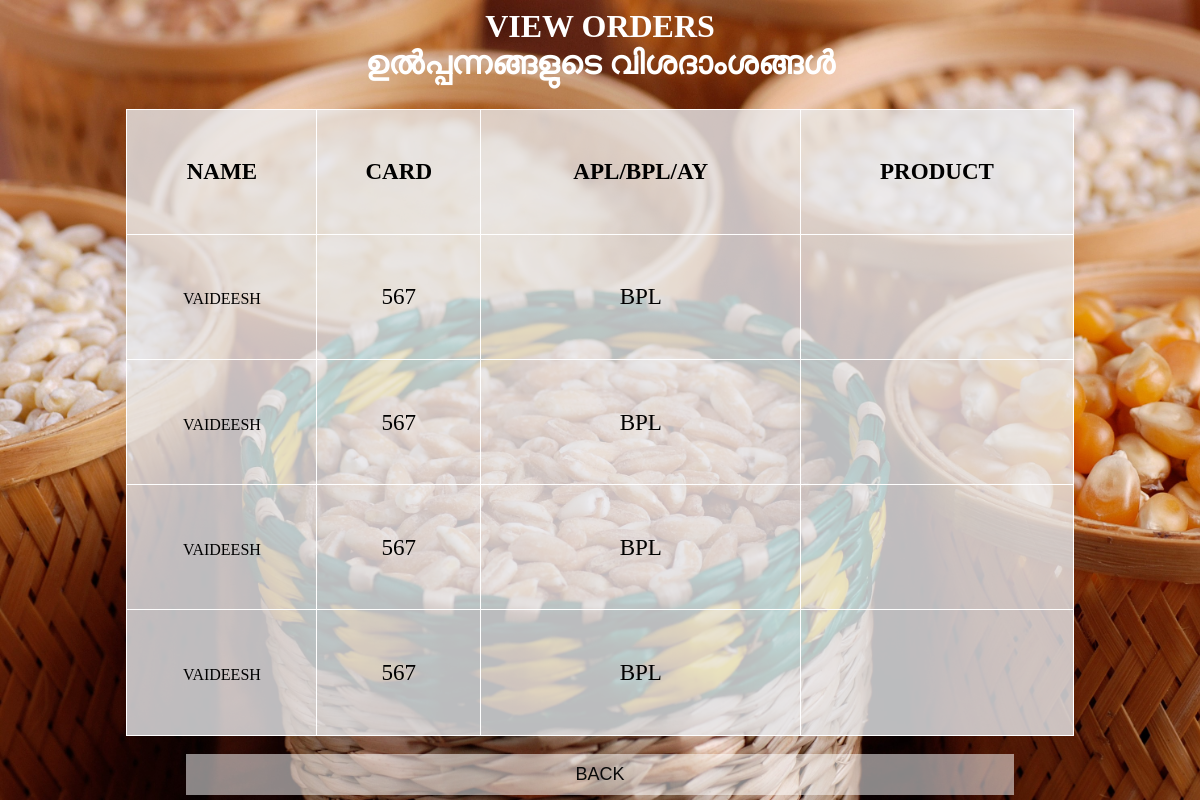
The page /view_orders/ on the database its author committed.
### ration_app/models.py (models this page shows, shortened)
class Payment(models.Model):
    user = models.ForeignKey(reg, on_delete=models.CASCADE)
    total_amount = models.DecimalField(max_digits=10, decimal_places=2)
    razorpay_order_id = models.CharField(max_length=100)
    razorpay_payment_id = models.CharField(max_length=100, null=True, blank=True)
    status = models.CharField(max_length=50)
    products = models.TextField()  # Store product information as a string (e.g., JSON)

class reg(models.Model):
    fullname = models.CharField(max_length=20)
    address = models.CharField(max_length=20)
    contact = models.IntegerField()
    cardno = models.CharField(max_length=12)
    card = models.CharField(max_length=12)
    password = models.CharField(max_length=20)
    image = models.ImageField()

### ration_app/views.py (the view)
# urls.py: path('view_orders/',views.view_orders,name='view_orders'),
def view_orders(request):
   cr = Payment.objects.all()
   return render(request,'view_orders.html',{'data':cr})

### ration_app/templates/view_orders.html (shortened to what this page needs)
{% load static %}
<html>
    <head>
    </head>
    <body>
        <center><h2>VIEW ORDERS<br>ഉൽപ്പന്നങ്ങളുടെ വിശദാംശങ്ങൾ</h2></center>
        <table border="1" align="center">
          <tr>
            <th>NAME</th>
            <th>CARD</th>
            <th>APL/BPL/AY</th>
            <th>PRODUCT</th>
          </tr>
          {% for i in data %}
          <tr>
            <td>{{i.user.fullname}}</td>
            <td>{{i.user.cardno}}</td>
            <td>{{i.user.card}}</td>
            <td>{{i.pro.proname}}</td>
            {% endfor %}
          </tr>
        </table>
        <br>
        <center><button><a href="/shop_home">BACK</a></button></center>
    </body>
</html>

### rows shown on the page
Payment: user.fullname "vaideesh", user.cardno "567", user.card "BPL"
Payment: user.fullname "vaideesh", user.cardno "567", user.card "BPL"
Payment: user.fullname "vaideesh", user.cardno "567", user.card "BPL"
Payment: user.fullname "vaideesh", user.cardno "567", user.card "BPL"
